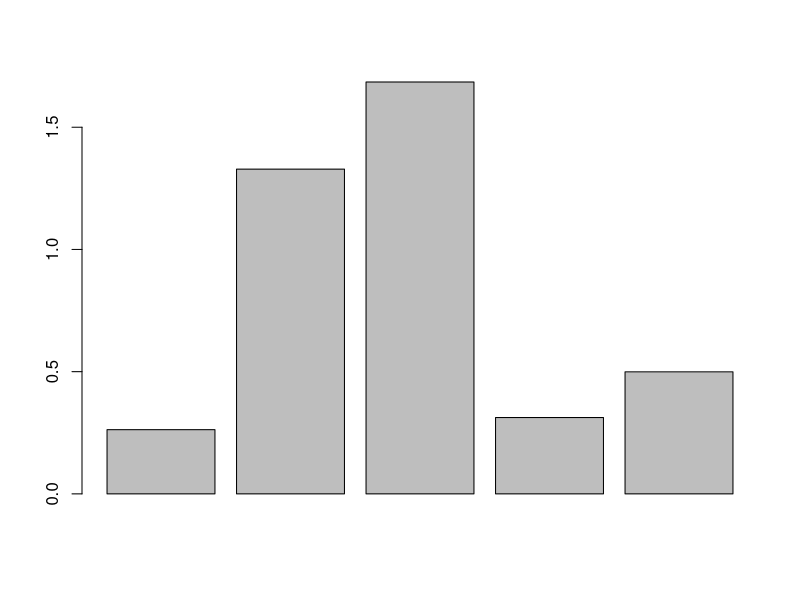
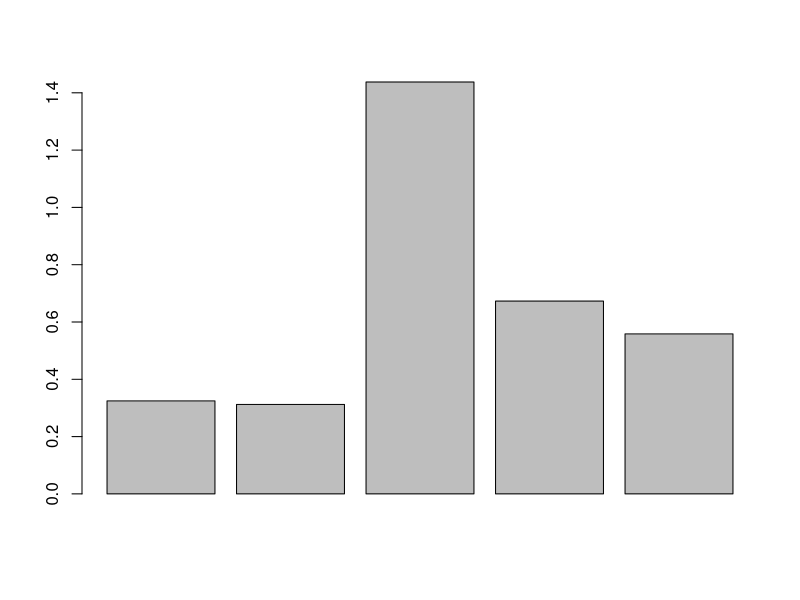

These charts were generated, in order, by the following R code:
#REU Summer 2014 - Operational Sex Ratio Model

osr<- read.csv("operational_sex_ratio.csv", header=T)

attach(osr)
require(lme4)
install.packages("car")
require(car)
osr$fruitset=(osr$imm/(osr$imm+osr$abort))
osr$count=(osr$imm+osr$abort)
print(cor(osr[,c("osr.0.f","osr.1.f","osr.2.f","osr.3.f","osr.4.f","osr.5.f", "osr.patch.f")],use="complete.obs"))
#plot(osr[,c("osr.0.f","osr.1.f","osr.2.f","osr.3.f","osr.4.f","osr.5.f","osr.patch.f")])
transformosr=osr
transformosr[,c("osr.0.f","osr.1.f","osr.2.f","osr.3.f","osr.4.f","osr.5.f", "osr.patch.f")]=(asin(sqrt(osr[,c("osr.0.f","osr.1.f","osr.2.f","osr.3.f","osr.4.f","osr.5.f","osr.patch.f")])))
#plot(transformosr[,c("osr.0.f","osr.1.f","osr.2.f","osr.3.f","osr.4.f","osr.5.f","osr.patch.f")])
model1=glmer(fruitset~osr.0.f+osr.1.f+osr.2.f+osr.3.f+osr.4.f+osr.5.f+(1|exclosure)+osr.patch.f+ (1|plant), data=transformosr[transformosr$projected==0,], family=binomial(link="logit"), weights=transformosr$count[transformosr$projected==0])
print(Anova(model1, type=3))
model2=glmer(fruitset~sex*(osr.0.f+osr.1.f+osr.2.f+osr.3.f+osr.4.f+osr.5.f+osr.patch.f)+(1|exclosure)+(1|plant), data=transformosr[transformosr$projected==0,], family=binomial(link="logit"), weights=transformosr$count[transformosr$projected==0])
print(Anova(model2, type=3))
model3=glmer(fruitset~sex+(1|exclosure)+(1|plant), data=transformosr[transformosr$projected==0,], family=binomial(link="logit"), weights=transformosr$count[transformosr$projected==0])
print(Anova(model3, type=3))
#model4=glmer(size.0.f~sex+(1|exclosure)+(1|plant), data=transformosr[transformosr$projected==0,], family="poisson")
#print(Anova(model4, type=3))
betas = as.matrix(coef(model2)$exclosure[1,])
betas.f = betas[4:8]
betas.h = betas.f + betas[11:15]
barplot(abs(betas.f))
barplot(abs(betas.h))
